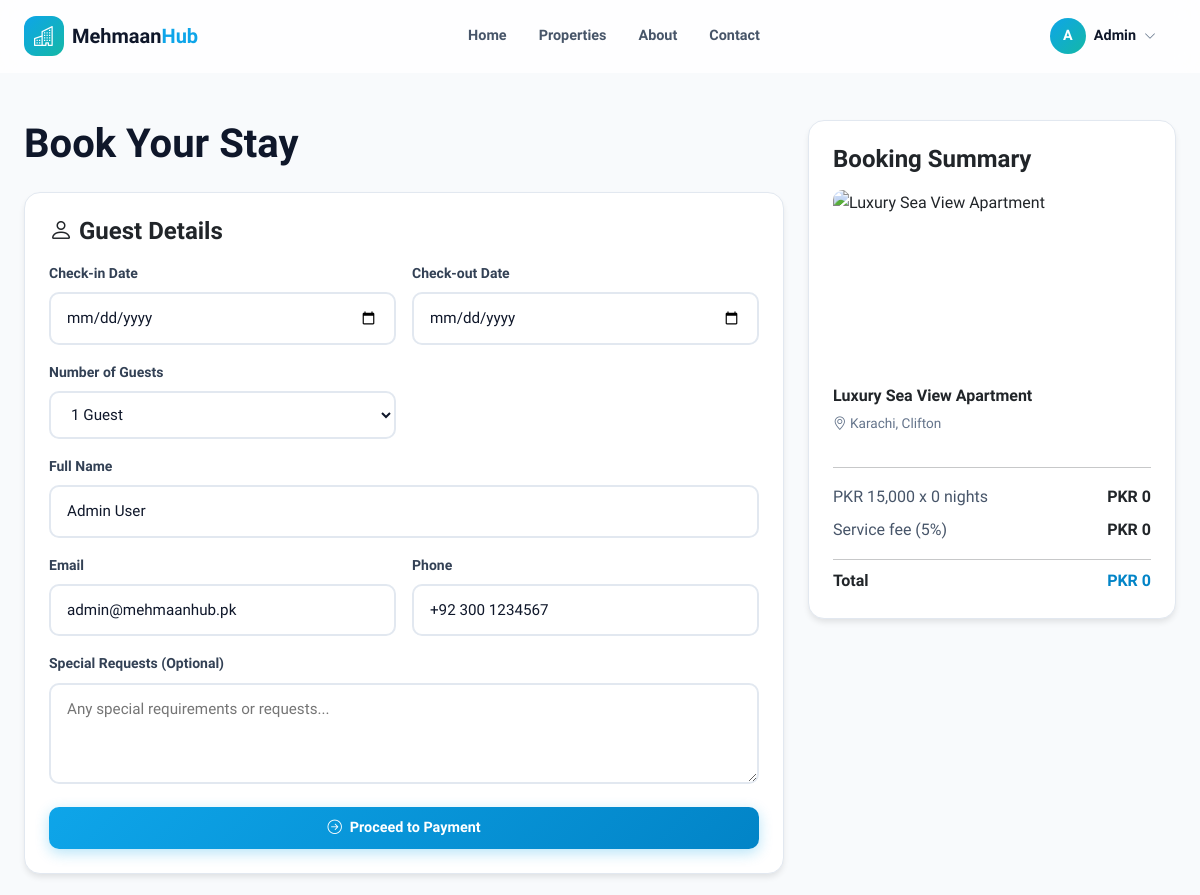
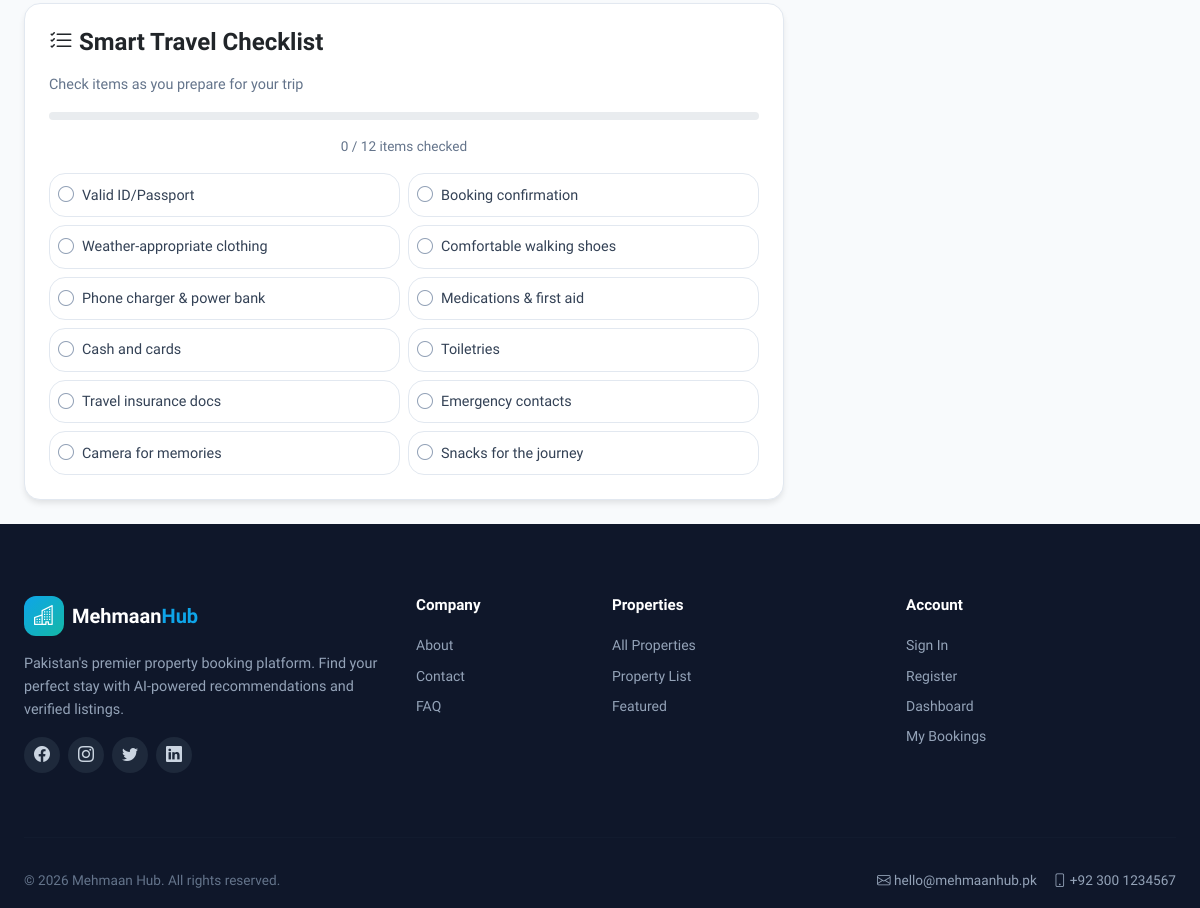
The app's page /booking.php?property_id=1 (signed in) with its own data (2 pictures, top to bottom).
### tables this page shows
CREATE TABLE IF NOT EXISTS users (
    id INT AUTO_INCREMENT PRIMARY KEY,
    full_name VARCHAR(255) NOT NULL,
    email VARCHAR(255) NOT NULL UNIQUE,
    username VARCHAR(100) DEFAULT NULL UNIQUE,
    password VARCHAR(255) NOT NULL,
    phone VARCHAR(50) DEFAULT NULL,
    avatar_url VARCHAR(500) DEFAULT NULL,
    travel_personality ENUM('adventurer','relaxer','explorer','foodie') DEFAULT 'explorer',
    role ENUM('tenant','owner','admin') NOT NULL DEFAULT 'tenant',
    created_at TIMESTAMP DEFAULT CURRENT_TIMESTAMP
);

CREATE TABLE IF NOT EXISTS properties (
    id INT AUTO_INCREMENT PRIMARY KEY,
    title VARCHAR(255) NOT NULL,
    description TEXT,
    city VARCHAR(100) NOT NULL,
    area VARCHAR(100) NOT NULL,
    property_type ENUM('guest_house','apartment','villa','hotel') NOT NULL,
    price_per_night DECIMAL(10,2) NOT NULL,
    bedrooms INT NOT NULL DEFAULT 1,
    bathrooms INT NOT NULL DEFAULT 1,
    max_guests INT NOT NULL DEFAULT 2,
    amenities TEXT,
    images TEXT,
    rating DECIMAL(2,1) DEFAULT 0.0,
    review_count INT DEFAULT 0,
    latitude DECIMAL(10,7) DEFAULT NULL,
    longitude DECIMAL(10,7) DEFAULT NULL,
    owner_id INT NOT NULL,
    is_featured BOOLEAN DEFAULT FALSE,
    created_at TIMESTAMP DEFAULT CURRENT_TIMESTAMP,
    FOREIGN KEY (owner_id) REFERENCES users(id) ON DELETE CASCADE
);

### includes/config.php (called while the page is built, shortened)
<?php
function db() {
    static $pdo = null;
    if ($pdo === null) {
        $dsn = 'mysql:host=' . DB_HOST . ';dbname=' . DB_NAME . ';charset=utf8mb4';
        try {
            $pdo = new PDO($dsn, DB_USER, DB_PASS, [
                PDO::ATTR_ERRMODE => PDO::ERRMODE_EXCEPTION,
                PDO::ATTR_DEFAULT_FETCH_MODE => PDO::FETCH_ASSOC,
                PDO::ATTR_EMULATE_PREPARES => false,
            ]);
        } catch (PDOException $e) {
            die('Database connection failed: ' . $e->getMessage());
        }
    }
    return $pdo;
}
function formatPKR($amount) {
    return 'PKR ' . number_format((float)$amount, 0, '.', ',');
}
function e($str) {
    return htmlspecialchars($str ?? '', ENT_QUOTES, 'UTF-8');
}
function url($path = '/') {
    return BASE_URL . $path;
}
function currentPath() {
    $full = parse_url($_SERVER['REQUEST_URI'] ?? '/', PHP_URL_PATH);
    if (BASE_URL !== '' && strpos($full, BASE_URL) === 0) {
        $full = substr($full, strlen(BASE_URL));
    }
    return $full;
}
function isActive($path) {
    $current = currentPath();
    return false;
}

### includes/auth.php (called while the page is built, shortened)
<?php
function isLoggedIn() {
    return isset($_SESSION['user_id']);
}
function currentUser() {
    $stmt = db()->prepare('SELECT * FROM users WHERE id = ?');
    $stmt->execute([$_SESSION['user_id']]);
    return $stmt->fetch();
}

### booking.php (the view, shortened to what this page needs)
<?php
require_once __DIR__ . '/includes/config.php';
require_once __DIR__ . '/includes/auth.php';
$propertyId = (int)($_GET['property_id'] ?? 0);
$stmt = db()->prepare('SELECT * FROM properties WHERE id = ?');
$stmt->execute([$propertyId]);
$property = $stmt->fetch();
$checklistItems = [
    'Valid ID/Passport',
    'Booking confirmation',
    'Weather-appropriate clothing',
    'Comfortable walking shoes',
    'Phone charger & power bank',
    'Medications & first aid',
    'Cash and cards',
    'Toiletries',
    'Travel insurance docs',
    'Emergency contacts',
    'Camera for memories',
    'Snacks for the journey',
];
require_once __DIR__ . '/includes/header.php';
?>
<main class="pt-nav">
    <section class="py-5">
        <div class="container-app">
            <div class="row">
                <div class="col-lg-8">
                    <h1 class="fw-bold mb-4">Book Your Stay</h1>
                    <div class="card p-4 mb-4">
                        <h4 class="fw-bold mb-3"><i class="bi bi-person"></i> Guest Details</h4>
                        <form method="POST" action="<?php echo url('/api/create-booking.php'); ?>">
                            <div class="row g-3">
                                <div class="col-md-6">
                                    <label class="label">Check-in Date</label>
                                    <input type="date" name="check_in" id="checkIn" class="input" onchange="recalculateTotal()" required>
                                </div>
                                <div class="col-md-6">
                                    <label class="label">Check-out Date</label>
                                    <input type="date" name="check_out" id="checkOut" class="input" onchange="recalculateTotal()" required>
                                </div>
                                <div class="col-md-6">
                                    <label class="label">Number of Guests</label>
                                    <select name="guests" id="guests" class="input">
                                        <?php for ($i = 1; $i <= $property['max_guests']; $i++): ?>
                                            <option value="<?php echo $i; ?>"><?php echo $i; ?> Guest<?php echo $i > 1 ? 's' : ''; ?></option>
                                        <?php endfor; ?>
                                    </select>
                                </div>
                                <div class="col-12">
                                    <label class="label">Full Name</label>
                                    <input type="text" name="guest_name" class="input" value="<?php echo e($user['full_name']); ?>" required>
                                </div>
                                <div class="col-md-6">
                                    <label class="label">Email</label>
                                    <input type="email" name="guest_email" class="input" value="<?php echo e($user['email']); ?>" required>
                                </div>
                                <div class="col-md-6">
                                    <label class="label">Phone</label>
                                    <input type="text" name="guest_phone" class="input" value="<?php echo e($user['phone'] ?? ''); ?>">
                                </div>
                                <div class="col-12">
                                    <label class="label">Special Requests (Optional)</label>
                                    <textarea name="special_requests" class="input" rows="3" placeholder="Any special requirements or requests..."></textarea>
                                </div>
                            </div>
                            <button type="submit" class="btn btn-primary btn-lg w-100 mt-3">
                                <i class="bi bi-arrow-right-circle"></i> Proceed to Payment
                            </button>
                        </form>
                    </div>
                    <div class="card p-4">
                        <h4 class="fw-bold mb-3"><i class="bi bi-list-check"></i> Smart Travel Checklist</h4>
                        <p style="color:var(--slate-500);font-size:0.9rem;">Check items as you prepare for your trip</p>
                        <div class="progress mb-3" style="height:8px;">
                        </div>
                        <p class="text-center mb-3" style="font-size:0.85rem;color:var(--slate-500);"><span id="checklistProgressText">0 / <?php echo count($checklistItems); ?></span> items checked</p>
                        <div class="row g-2">
                            <?php foreach ($checklistItems as $item): ?>
                                <div class="col-md-6">
                                    <div class="checklist-item d-flex align-items-center gap-2 p-2 rounded" style="cursor:pointer;border:1px solid var(--slate-200);" onclick="toggleChecklistItem(this)">
                                        <i class="bi bi-circle" style="color:var(--slate-400);"></i>
                                        <span style="font-size:0.9rem;color:var(--slate-700);"><?php echo e($item); ?></span>
                                    </div>
                                </div>
                            <?php endforeach; ?>
                        </div>
                    </div>
                </div>
                <div class="col-lg-4">
                    <div class="card p-4" style="position:sticky;top:90px;">
                        <h4 class="fw-bold mb-3">Booking Summary</h4>
                        <img src="<?php echo e(trim(explode(',', $property['images'])[0])); ?>" alt="<?php echo e($property['title']); ?>" style="width:100%;height:180px;object-fit:cover;border-radius:10px;margin-bottom:1rem;">
                        <h6 style="font-weight:700;"><?php echo e($property['title']); ?></h6>
                        <p style="color:var(--slate-500);font-size:0.85rem;"><i class="bi bi-geo-alt"></i> <?php echo e($property['city'] . ', ' . $property['area']); ?></p>
                        <hr class="my-3">
                        <div class="d-flex justify-content-between mb-2">
                            <span style="color:var(--slate-600);"><?php echo formatPKR($property['price_per_night']); ?> x <span id="nightsCount">0</span> nights</span>
                            <span id="subtotalAmount" style="font-weight:600;">PKR 0</span>
                        </div>
                        <div class="d-flex justify-content-between mb-2">
                            <span style="color:var(--slate-600);">Service fee (5%)</span>
                            <span id="serviceFeeAmount" style="font-weight:600;">PKR 0</span>
                        </div>
                        <hr class="my-2">
                        <div class="d-flex justify-content-between">
                            <span style="font-weight:700;">Total</span>
                            <span id="totalAmount" style="font-weight:800;color:var(--primary-600);">PKR 0</span>
                        </div>
                    </div>
                </div>
            </div>
        </div>
    </section>
</main>
<?php require __DIR__ . '/includes/footer.php'; ?>

### includes/header.php (shortened to what this page needs)
<?php
require_once __DIR__ . '/config.php';
require_once __DIR__ . '/auth.php';
$user = currentUser();
?>
<!DOCTYPE html>
<html lang="en">
<head>
    <link href="https://cdn.jsdelivr.net/npm/bootstrap@5.3.2/dist/css/bootstrap.min.css" rel="stylesheet">
    <link href="https://cdn.jsdelivr.net/npm/bootstrap-icons@1.11.1/font/bootstrap-icons.css" rel="stylesheet">
    <link href="<?php echo url('/assets/css/style.css'); ?>" rel="stylesheet">
</head>
<body>
<nav id="navbar" class="navbar-mh">
    <div class="container-app d-flex align-items-center justify-content-between" style="height: 72px;">
        <a href="<?php echo url('/index.php'); ?>" class="d-flex align-items-center gap-2 text-decoration-none">
            <div class="d-flex align-items-center justify-content-center" style="width:40px;height:40px;border-radius:12px;background:linear-gradient(135deg,#0ea5e9,#14b8a6);color:#fff;font-size:1.25rem;">
                <i class="bi bi-buildings"></i>
            </div>
            <span style="font-size:1.25rem;font-weight:800;color:#0f172a;">Mehmaan<span style="color:#0ea5e9;">Hub</span></span>
        </a>
        <div class="d-none d-lg-flex align-items-center gap-1">
            <a href="<?php echo url('/index.php'); ?>" class="nav-link-mh <?php echo isActive('/') ? 'active' : ''; ?>">Home</a>
            <a href="<?php echo url('/properties.php'); ?>" class="nav-link-mh <?php echo isActive('/properties.php') ? 'active' : ''; ?>">Properties</a>
            <a href="<?php echo url('/about.php'); ?>" class="nav-link-mh <?php echo isActive('/about.php') ? 'active' : ''; ?>">About</a>
            <a href="<?php echo url('/contact.php'); ?>" class="nav-link-mh <?php echo isActive('/contact.php') ? 'active' : ''; ?>">Contact</a>
        </div>
        <div class="d-none d-lg-flex align-items-center gap-2">
            <?php if ($user): ?>
                <div class="position-relative">
                    <button onclick="toggleUserMenu()" class="btn btn-ghost d-flex align-items-center gap-2">
                        <div class="d-flex align-items-center justify-content-center" style="width:36px;height:36px;border-radius:50%;background:linear-gradient(135deg,#0ea5e9,#14b8a6);color:#fff;font-weight:600;">
                            <?php echo e(strtoupper(substr($user['full_name'], 0, 1))); ?>
                        </div>
                        <span style="font-weight:600;font-size:0.9rem;color:#0f172a;"><?php echo e(explode(' ', $user['full_name'])[0]); ?></span>
                        <i class="bi bi-chevron-down" style="font-size:0.75rem;color:#64748b;"></i>
                    </button>
                </div>
            <?php else: ?>
                <a href="<?php echo url('/login.php'); ?>" class="btn btn-ghost">Sign In</a>
                <a href="<?php echo url('/register.php'); ?>" class="btn btn-primary">Get Started</a>
            <?php endif; ?>
        </div>
    </div>
</nav>

### assets/css/style.css (style rules this page uses)
:root { --primary-50: #f0f9ff; --primary-100: #e0f2fe; --primary-200: #bae6fd; --primary-300: #7dd3fc; --primary-400: #38bdf8; --primary-500: #0ea5e9; --primary-600: #0284c7; --primary-700: #0369a1; --primary-800: #075985; --primary-900: #0c4a6e; --secondary-50: #fff7ed; --secondary-100: #ffedd5; --secondary-200: #fed7aa; --secondary-300: #fdba74; --secondary-400: #fb923c; --secondary-500: #f97316; --secondary-600: #ea580c; --secondary-700: #c2410c; --accent-50: #f0fdfa; --accent-100: #ccfbf1; --accent-200: #99f6e4; --accent-300: #5eead4; --accent-400: #2dd4bf; --accent-500: #14b8a6; --accent-600: #0d9488; --accent-700: #0f766e; --success-50: #f0fdf4; --success-100: #dcfce7; --success-500: #22c55e; --success-600: #16a34a; --success-700: #15803d; --warning-50: #fefce8; --warning-100: #fef9c3; --warning-500: #eab308; --warning-600: #ca8a04; --error-50: #fef2f2; --error-100: #fee2e2; --error-500: #ef4444; --error-600: #dc2626; --error-700: #b91c1c; --slate-50: #f8fafc; --slate-100: #f1f5f9; --slate-200: #e2e8f0; --slate-300: #cbd5e1; --slate-400: #94a3b8; --slate-500: #64748b; --slate-600: #475569; --slate-700: #334155; --slate-800: #1e293b; --slate-900: #0f172a; --radius: 16px; --radius-sm: 10px; --radius-lg: 24px; --shadow-sm: 0 1px 2px rgba(0,0,0,0.05); --shadow: 0 4px 6px -1px rgba(0,0,0,0.1); --shadow-lg: 0 10px 15px -3px rgba(0,0,0,0.1); --shadow-xl: 0 20px 25px -5px rgba(0,0,0,0.1); }
* { margin: 0; padding: 0; box-sizing: border-box; }
body { font-family: 'Plus Jakarta Sans', -apple-system, BlinkMacSystemFont, sans-serif; color: var(--slate-900); background: var(--slate-50); line-height: 1.6; }
.container-app { max-width: 80rem; margin: 0 auto; padding: 0 1.5rem; width: 100%; }
.btn { display: inline-flex; align-items: center; justify-content: center; gap: 0.5rem; padding: 0.625rem 1.25rem; border-radius: var(--radius-sm); font-weight: 600; font-size: 0.9rem; border: none; cursor: pointer; transition: all 0.2s ease; text-decoration: none; line-height: 1.5; }
.btn-primary { background: linear-gradient(135deg, var(--primary-500), var(--primary-600)); color: #fff; box-shadow: 0 4px 14px rgba(14, 165, 233, 0.3); }
.btn-ghost { background: transparent; color: var(--slate-700); }
.card { background: #fff; border-radius: var(--radius); padding: 1.5rem; box-shadow: var(--shadow); border: 1px solid var(--slate-200); transition: all 0.3s ease; }
.input { width: 100%; padding: 0.75rem 1rem; border: 2px solid var(--slate-200); border-radius: var(--radius-sm); font-size: 0.95rem; font-family: inherit; transition: all 0.2s ease; background: #fff; color: var(--slate-900); }
.label { display: block; margin-bottom: 0.5rem; font-weight: 600; font-size: 0.875rem; color: var(--slate-700); }
.navbar-mh { position: fixed; top: 0; left: 0; right: 0; z-index: 1000; background: rgba(255, 255, 255, 0.8); backdrop-filter: blur(12px); -webkit-backdrop-filter: blur(12px); border-bottom: 1px solid transparent; transition: all 0.3s ease; }
.nav-link-mh { padding: 0.5rem 0.875rem; font-weight: 600; font-size: 0.9rem; color: var(--slate-600); text-decoration: none; border-radius: var(--radius-sm); transition: all 0.2s ease; }
.pt-nav { padding-top: 72px; }
.text-center { text-align: center !important; }
.fw-bold { font-weight: 700 !important; }
.rounded { border-radius: var(--radius) !important; }

### records on screen
users: full_name "A", full_name "Admin", guest_name "Admin User", guest_email "admin@mehmaanhub.pk", guest_phone "+92 300 1234567"
properties: title "Luxury Sea View Apartment", city+area "Karachi, Clifton", price_per_night "PKR 15,000"

### other values on screen
count($checklistItems) "12"
$item "Valid ID/Passport"
$item "Booking confirmation"
$item "Weather-appropriate clothing"
$item "Comfortable walking shoes"
$item "Phone charger & power bank"
$item "Medications & first aid"
$item "Cash and cards"
$item "Toiletries"
$item "Travel insurance docs"
$item "Emergency contacts"
$item "Camera for memories"
$item "Snacks for the journey"
form field guests "1 Guest"
